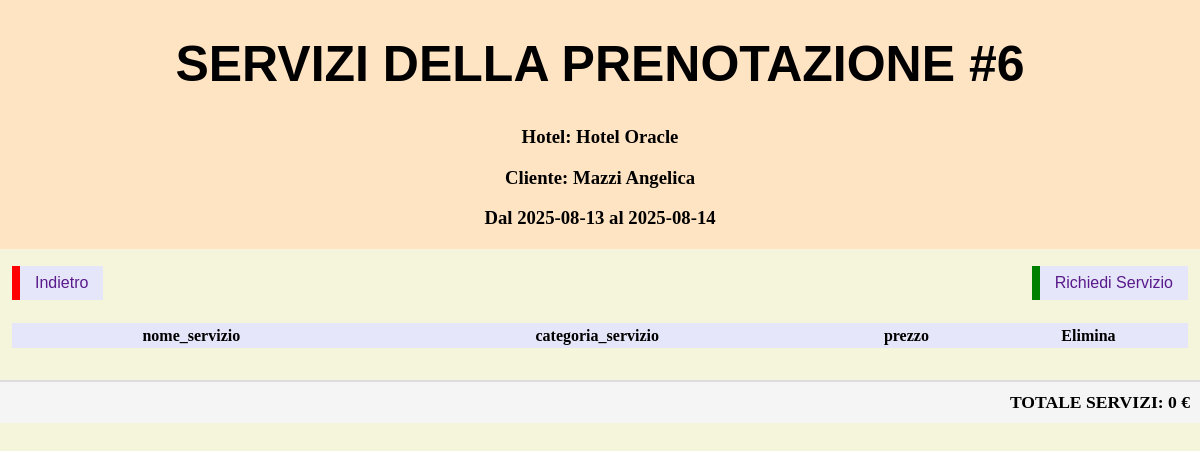
The app's page /php/visualizza/visualizza_servizi_prenotazione.php?id_prenotazione=6 (signed in) with its own data.
### tables this page shows
CREATE TABLE `prenotazioni` (
  `id_prenotazione` int NOT NULL,
  `check_in` date NOT NULL,
  `check_out` date NOT NULL,
  `attiva` tinyint(1) NOT NULL,
  `id_hotel` int NOT NULL,
  `numero_camera` varchar(11) NOT NULL,
  `codice_fiscale_cliente` varchar(16) NOT NULL
);

CREATE TABLE `hotel` (
  `id_hotel` int NOT NULL,
  `nome` varchar(45) NOT NULL,
  `via` varchar(128) NOT NULL
);

### php/visualizza/visualizza_servizi_prenotazione.php (the view, shortened to what this page needs)
<?php
require_once "../login/funzioni_autorizzazione.php";
require_once "../funzioni.php";
?>
<!DOCTYPE html>
<html>
    <head>
        <link rel="stylesheet" href="../../css/style.css">
    </head>
    <body>
        <?php
            $id_prenotazione = $_GET['id_prenotazione'] ?? null;
            $query_prenotazione = "SELECT p.*, h.nome as nome_hotel, h.id_hotel,
                                 CONCAT(o.cognome, ' ', o.nome) as nome_cliente
                                 FROM prenotazioni p
                                 JOIN hotel h ON p.id_hotel = h.id_hotel
                                 JOIN ospiti o ON p.codice_fiscale_cliente = o.codice_fiscale
                                 WHERE p.id_prenotazione = ?";
            $stmt = $connessione->prepare($query_prenotazione);
            $stmt->bind_param("i", $id_prenotazione);
            $stmt->execute();
            $prenotazione = $stmt->get_result()->fetch_assoc();
            $id_hotel = $prenotazione['id_hotel'];
            echo '<div class="head">';
            echo '<h1>Servizi della Prenotazione #' . $id_prenotazione . '</h1>';
            echo '<h3>Hotel: ' . htmlspecialchars($prenotazione['nome_hotel']) . '</h3>';
            echo '<h3>Cliente: ' . htmlspecialchars($prenotazione['nome_cliente']) . '</h3>';
            echo '<h3>Dal ' . htmlspecialchars($prenotazione['check_in']) . ' al ' . htmlspecialchars($prenotazione['check_out']) . '</h3>';
            echo '</div>';
            echo "<div class='contenitore-pulsanti'>";
            echo "<a href='../visualizza/visualizza_prenotazioni.php?id_hotel=" . $id_hotel . "' class='Redirect'>Indietro</a>";
            echo "<a href='../inserisci/inserisci_servizio_prenotazione.php?id_prenotazione=".$id_prenotazione."' class='Redirect aggiungi'>Richiedi Servizio</a>";
            echo "</div><br>";
            $query_totale = "SELECT SUM(s.prezzo) as totale
                            FROM servizi_prenotazioni sp
                            JOIN servizi s ON sp.id_servizio = s.id_servizio
                            WHERE sp.id_prenotazione = $id_prenotazione";
            $totale = $connessione->query($query_totale)->fetch_assoc()['totale'];
            echo "<div class='totale-servizi'>";
            echo "<strong>TOTALE SERVIZI: " . ($totale ?? '0') . " €</strong>";
            echo "</div>";
        ?>
    </body>
</html>

### css/style.css (style rules this page uses)
body { background-color: beige; margin: 0; }
.head { background-color: bisque; text-align: center; padding: 1px; }
H1 { font-size: 50px; color: black; text-align: center; text-transform: uppercase; font-family: Arial; }
.Redirect, .Indietro { font-family: Arial; border: none; border-left: 8px solid red; background-color: lavender; display: inline-block; padding: 8px 15px; cursor: pointer; text-decoration: none; color: #591a8b; white-space: nowrap; font-size: 16px; margin: 5px 0; box-sizing: border-box; }
.contenitore-pulsanti { display: flex; justify-content: space-between; align-items: center; padding: 0 1%; padding-top: 1%; }
.Redirect.aggiungi { margin-left: auto; border-left-color: green; padding: 8px 15px; }
.totale-servizi { margin-top: 20px; padding: 10px; background-color: #f5f5f5; text-align: right; font-size: 1.1em; border-top: 2px solid #ddd; }

### records on screen
prenotazioni: id_hotel.nome "Hotel Oracle", check_in "2025-08-13", check_out "2025-08-14"

### other values on screen
$id_prenotazione "6"
$prenotazione['nome_cliente'] "Mazzi Angelica"
$field->name "nome_servizio"
$field->name "categoria_servizio"
$field->name "prezzo"
$totale "0"
